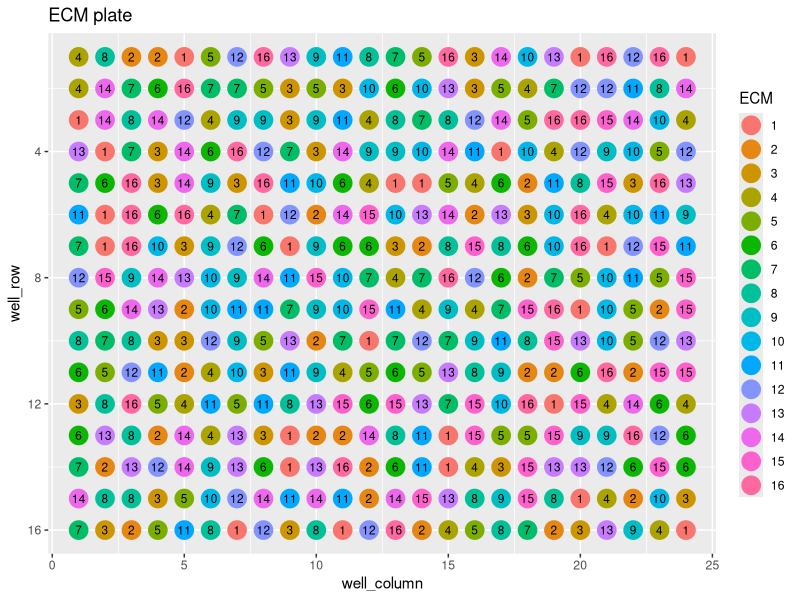
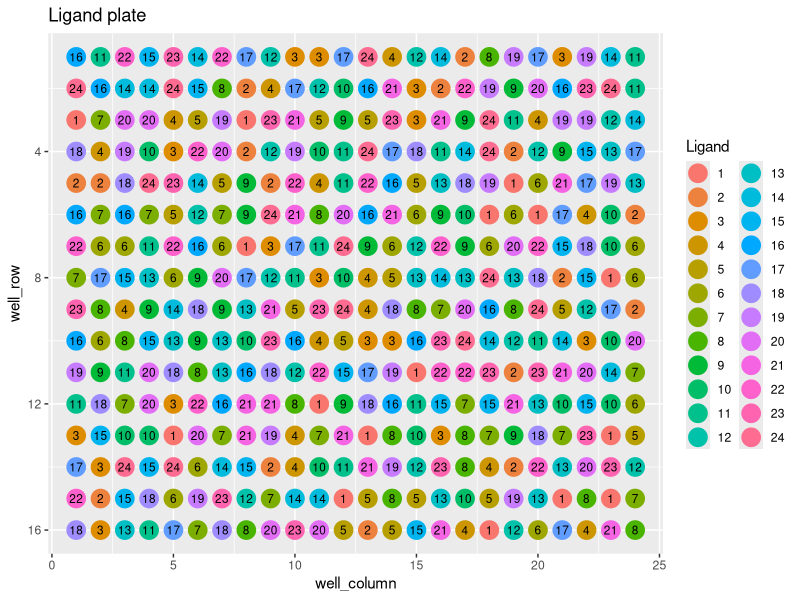

Generate these figures, in order, with R:
## ---- chunk 1
library(tidyverse)


## ---- chunk 2
set.seed(42)
df <- tibble(ECM = rep(1:16,  each = 24),
             ligand_A = rep(1:24, times = 16),
             ligand_B = rep(25:48, each = 16)) %>%
  mutate(MEP = paste(ECM, ligand_A, sep = "_"),
         well_index = sample(1:384, size = 384, replace = FALSE),
         well_row = floor((well_index-1)/24)+1,
         well_column = ((well_index-1) %% 24) + 1)

## ---- chunk 3
p <- ggplot(df, aes(x = well_column, y = well_row, colour = factor(ECM), label = ECM)) +
  geom_point(size = 6) +
    geom_text(colour = "black", size = 3)+
  labs(title = "ECM plate",
       colour = "ECM") +
  scale_y_reverse()
p

p <- ggplot(df, aes(x = well_column, y = well_row, colour = factor(ligand_A), label = ligand_A)) +
  geom_point(size = 6) +
  geom_text(colour = "black", size = 3) +
  labs(title = "Ligand plate",
       colour = "Ligand")+
  scale_y_reverse()
p

